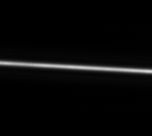
#> input picture h_test_red_horizontal0deg_22m_rot.png, 152 x 136 px
$ python -i sfr_mtf.py   (imports and definitions only)
#> lines starting #> are read from the running program, lines starting #| are printed output that depends on the picture; after the words box and inside, x2 and y2 are one past the last pixel; in counts of white or black regions, pixels touching at a corner belong together
import numpy as np
import numpy.typing as npt
import scipy.signal
import matplotlib.pyplot as plt


def angle_from_slope(slope: float) -> npt.NDArray[np.floating]:
    return np.rad2deg(np.arctan(slope))

def slope_from_angle(angle: float) -> npt.NDArray[np.floating]:
    return np.tan(np.deg2rad(angle))

def centroid(arr, conv_kernel = 3, win_width = 5, verbose = False):
    height, width = arr.shape

    win = np.zeros(arr.shape)
    for i in range(height):
        win_c = np.argmax(np.abs(np.convolve(arr[i, :], np.ones(conv_kernel), 'same')))
        win[i, win_c - win_width:win_c + win_width] = 1.0
    x, _ = np.meshgrid(np.arange(width), np.arange(height))
    sum_arr = np.sum(arr * win, axis=1)
    sum_arr_x = np.sum(arr * win * x, axis=1)
    with np.errstate(divide='ignore', invalid='ignore'):
        centr = sum_arr_x / sum_arr

    if verbose:
        return centr, win, sum_arr, sum_arr_x
    else:
        return centr


def differentiate(arr, kernel):
    if len(arr.shape) == 2:
        # Use 2-d convolution, but with a one-dimensional (row-oriented) kernel
        out = scipy.signal.convolve2d(arr, [kernel], 'same', 'symm')
    else:
        # Input is a one-dimensional array
        out = np.convolve(arr, kernel, 'same')
        out[0] = 0.0
    return out

def find_edge(centr, patch_shape, rotated, angle=None, show_plots=False, verbose=False):

    idx = np.where(np.isfinite(centr))[0][1:-1]
    if angle is None:
        slope, offset = np.polyfit(idx, centr[idx], 1)
    else:
        slope = slope_from_angle(angle)
        offset = np.polyfit(idx, centr[idx] - slope * idx, 0)
    pcoefs = np.polyfit(idx, centr[idx], 2)
    angle = angle_from_slope(slope)

    return pcoefs, slope, offset,angle, idx, patch_shape, centr

    return pcoefs, slope, offset,angle


# [34 lines left out: functions midpoint_slope_and_curvature_from_polynomial, polynomial_from_midpoint_slope_and_curvature, cubic_solver, not called in this run]


def dot(a, b):
    return a[0] * b[0] + a[1] * b[1]


# [171 lines left out: functions calc_distance, project_and_bin, peak_width, filter_window, invalid_value_num, pick_valid_roi_rotation and 1 more, not called in this run]

def calc_sfr(image, oversampling=2, show_plots=0, offset=None, angle=None,
                difference_scheme='central', verbose=False, return_fig=False,
                quadratic_fit=False):
    mtf, status = calc_sfr_core(image, oversampling, show_plots, offset, angle,
                difference_scheme, verbose, return_fig,
                quadratic_fit)
    return mtf, status

def calc_sfr_core(image, oversampling=2, show_plots=0, offset=None, angle=None,
                difference_scheme='central', verbose=False, return_fig=False,
                quadratic_fit=False):
    """"
    Calculate spectral response function (SFR)
    """

    if difference_scheme == 'backward':
        diff_kernel = np.array([1.0, -1.0])
        diff_offset = -0.5
        diff_ft = 4  # factor used in the correction of the numerical derivation
    elif difference_scheme == 'central':
        diff_kernel = np.array([0.5, 0.0, -0.5])
        diff_offset = 0.0
        diff_ft = 2

    # Calculate centroids for the edge transition of each row
    sample_diff = differentiate(image, diff_kernel)
    centr = centroid(sample_diff) + diff_offset

    # Calculate centroids also for the 90° right rotated image
    image_rot90 = image.T[:, ::-1]  # rotate by transposing and mirroring
    sample_diff = differentiate(image_rot90, diff_kernel)
    centr_rot = centroid(sample_diff) + diff_offset

    # Use rotated image if it results in fewer rows without edge transitions
    if np.sum(np.isnan(centr_rot)) < np.sum(np.isnan(centr)):
        verbose and print("Rotating image by 90°")
        image, centr = image_rot90, centr_rot
        rotated = True
    else:
        rotated = False

    pcoefs, slope, offset,angle = find_edge(centr, image.shape, rotated, angle=angle,
                                        show_plots=show_plots, verbose=verbose)

    if abs(angle) < 0.9 : # ingore the less than 0.9 degree slant edge
        return False,   {'rotated': rotated,
                'angle': angle,
                'offset': offset}

    pcoefs = [0.0, slope, offset] if not quadratic_fit else pcoefs

    # Calculate distance (with sign) from each point (x, y) in the
    # image patch "data" to the slanted edge
    dist = calc_distance(image.shape, pcoefs, quadratic_fit=quadratic_fit, verbose=verbose)

    esf = project_and_bin(image, dist, oversampling, verbose=verbose)  # edge spread function
    if esf is False:
        return False,  {'rotated': rotated,
                'angle': angle,
                'offset': offset}

    lsf = differentiate(esf, diff_kernel)  # line spread function

    hann_win, hann_width, idx = filter_window(lsf, oversampling)  # define window to be applied on LSF
    if hann_width >350:  # sorting out no slant edge
        return False,  {'rotated': rotated,
                'angle': angle,
                'offset': offset}

    mtf = calc_mtf(lsf, hann_win, idx, oversampling, diff_ft)

    if show_plots == 4 or return_fig:
        i1, i2 = idx
        nn = (i2 - i1) // 2
        lsf_sign = np.sign(np.mean(lsf[i1:i2] * hann_win))

        fig, ax = plt.subplots()
        ax.plot(esf[i1:i2], 'b.-', label=f"ESF, oversampling: {oversampling:2d}")
        ax.plot(lsf_sign * lsf[i1:i2], 'r.-', label=f"{'-' if lsf_sign < 0 else ''}LSF")
        ax.plot(hann_win * ax.axes.get_ylim()[1] * 1.1, 'g.-', label=f"Hann window, width: {hann_width:d}")
        ax.set_xlim(0, 2 * nn)
        ax2 = ax.twinx()
        ax2.get_yaxis().set_visible(False)
        ax.grid()
        ax.legend(loc='upper left')
        ax.set_xlabel('Bin no.')
        if verbose:
            textstr = '\n'.join([f"Curved edge fit: {quadratic_fit}",
                                    f"Difference scheme: {difference_scheme}"])
            props = dict(facecolor='wheat', alpha=0.5)
            ax.text(0.05, 0.50, textstr, transform=ax.transAxes,
                    verticalalignment='top', bbox=props)

    #angle = angle_from_slope(slope)
    angle_cw = rotated * 90.0 - angle  # angle clockwise (c.w.) from vertical axis
    if angle_cw > 90.0:
        angle_cw -= 180.0
    status = {'rotated': rotated,
                'angle': angle_cw,
                'offset': offset}
    if return_fig:
        status.update({'fig': fig, 'ax': ax})

    return mtf, status

# [140 lines left out: functions plot_centroid_and_stats, plot_dist_and_stats, plot_esf_and_stats, plot_lsf_and_stats, plot_edge_and_stats, plot_filter_window_and_stats and 1 more, not called in this run]

>>> import cv2
>>> picture = cv2.imread('../h_test_red_horizontal0deg_22m_rot.png', cv2.IMREAD_GRAYSCALE)
#> picture is the input picture: shape (136, 152); min 0, max 218, mean 7.4
>>> result = calc_sfr(picture)
#> in differentiate, `out = scipy.signal.convolve2d(arr, [kernel], 'same', 'symm')`:
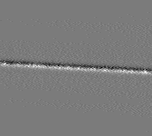
#> out: shape (136, 152) float64; min -8.5, max 9, mean 0.00672; drawn with min black and max white
#> the loop in centroid, `for i in range(height):` made 136 passes
#> win_c on passes 1 to 12: 0, 0, 0, 0, 0, 0, 0, 0, 0, 0, 0, 0
#> after the loop in centroid, `for i in range(height):`:
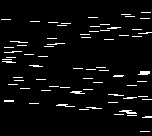
#> win: shape (136, 152) float64; values 0 (black) and 1 (white), 4.5% white in thin lines or dots, all inside (x1, y1, x2, y2) = (1, 12, 152, 132)
#> in centroid, `sum_arr = np.sum(arr * win, axis=1)`: sum_arr = 136 values, max 51.5 at index 72, min -42 at index 62, mean 1.55
#> in centroid, `sum_arr_x = np.sum(arr * win * x, axis=1)`: sum_arr_x = 136 values, max 7423 at index 72, min -4078 at index 67, mean 212
#> in calc_sfr_core, `image_rot90 = image.T[:, ::-1]`:
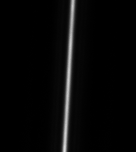
#> image_rot90: shape (152, 136); min 0, max 218, mean 7.4
#> in differentiate (call 2), `out = scipy.signal.convolve2d(arr, [kernel], 'same', 'symm')`:
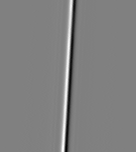
#> out: shape (152, 136) float64; min -69, max 67.5, mean 0; drawn with min black and max white
#> call 2 of centroid, with conv_kernel = 3, win_width = 5, verbose = False
#> the loop in centroid (call 2), `for i in range(height):` made 152 passes
#> win_c on passes 1 to 3: 71, 74, 74
#> after the loop in centroid (call 2), `for i in range(height):`:
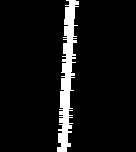
#> win: shape (152, 136) float64; values 0 (black) and 1 (white), 7.4% white; 1 white region, box (x1, y1, x2, y2) and area: (57, 0, 79, 152) 1520
#> in centroid (call 2), `sum_arr = np.sum(arr * win, axis=1)`: sum_arr = 152 values, max 91.5 at index 72, min -38 at index 123, mean 40.72
#> in centroid (call 2), `sum_arr_x = np.sum(arr * win * x, axis=1)`: sum_arr_x = 152 values, max 5734.5 at index 72, min -3128 at index 123, mean 2179.5
#> in centroid (call 2), `centr = sum_arr_x / sum_arr`: centr = 152 values, max 119.8 at index 2, min 49.29 at index 142, mean 69.63
#> in calc_sfr_core, `centr_rot = centroid(sample_diff) + diff_offset`: centr_rot has the same summary as centr in centroid
#> in find_edge, `idx = np.where(np.isfinite(centr))[0][1:-1]`: idx = 150 values from 1 to 150
#> in find_edge, `slope, offset = np.polyfit(idx, centr[idx], 1)`: slope = -0.043; offset = 73.05
#> in find_edge, `pcoefs = np.polyfit(idx, centr[idx], 2)`: pcoefs = [0.00175, -0.307, 79.75]
#> in find_edge, `angle = angle_from_slope(slope)`: angle = -2.46
#> (the run stopped early here; a loop or call above may not have finished)

$ run again, on blue_hori_+22deg_5555_rot.png
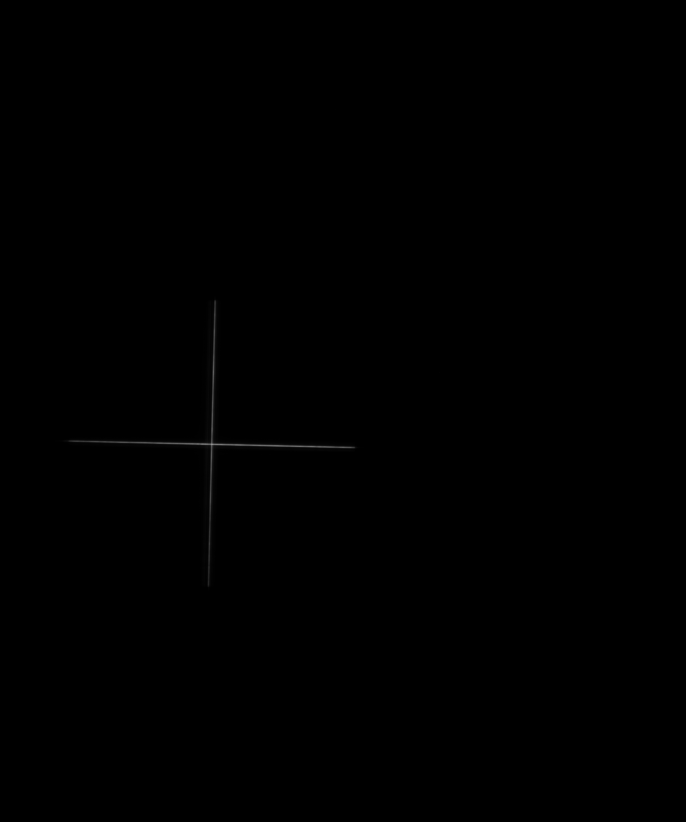
#> input picture blue_hori_+22deg_5555_rot.png, 2056 x 2464 px (shown at 1/3 size)
#> picture is the input picture: shape (2464, 2056); min 0, max 164, mean 0.2
#> the loop in centroid, `for i in range(height):` made 2464 passes
#> win_c on passes 1 to 3: 0, 241, 0
#> after the loop in centroid, `for i in range(height):`:
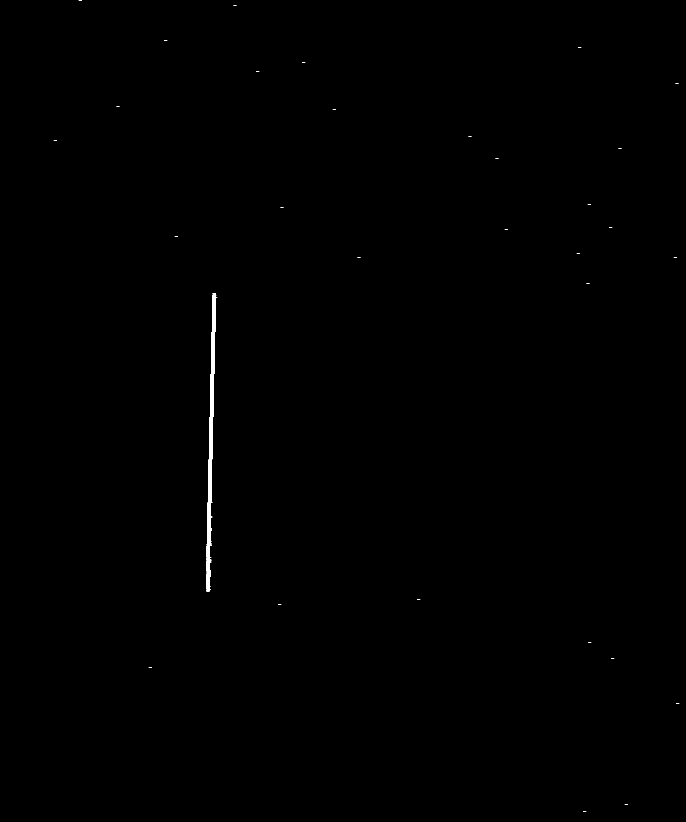
#> win: shape (2464, 2056) float64 (shown at 1/3 size); values 0 (black) and 1 (white), 0.18% white; 33 white regions (31 under 20 px), largest, box (x1, y1, x2, y2) and area: (618, 884, 652, 1773) 8890, (638, 880, 648, 882) 20
#> sum_arr = 2464 values, max 58.5 at index 1287, min -8.5 at index 1506, mean 10.99
#> sum_arr_x = 2464 values, max 36976.5 at index 1287, min -5616.5 at index 1506, mean 6920.3
#> out: shape (2056, 2464) float64
#> after the loop in centroid (call 2), `for i in range(height):`:
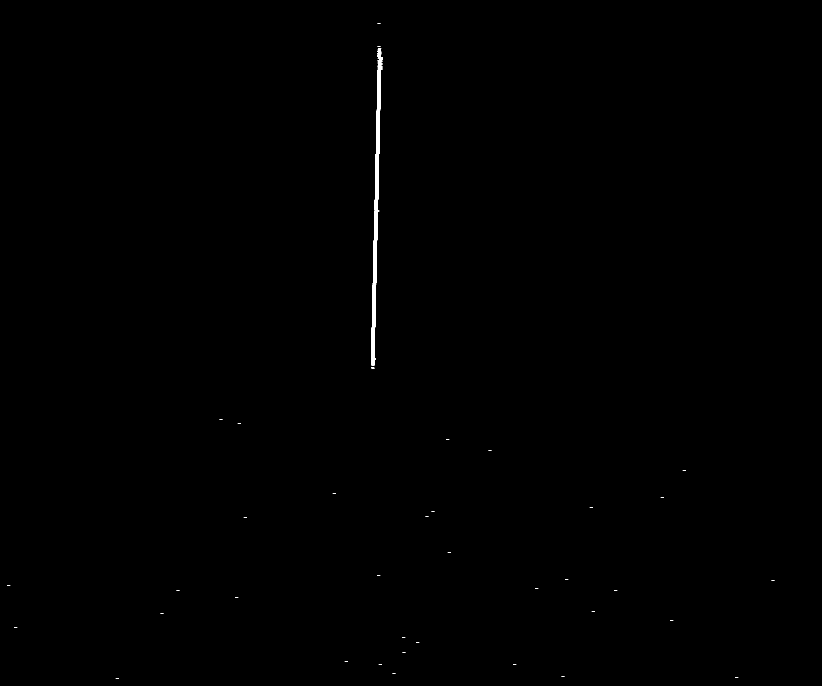
#> win: shape (2056, 2464) float64 (shown at 1/3 size); values 0 (black) and 1 (white), 0.19% white; 44 white regions (42 under 20 px), largest, box (x1, y1, x2, y2) and area: (1114, 159, 1148, 1095) 9360, (1132, 153, 1144, 158) 50
#> sum_arr = 2056 values, max 67.5 at index 722, min -24.5 at index 632, mean 16.52
#> sum_arr_x = 2056 values, max 75865.5 at index 722, min -28049.5 at index 632, mean 18544.6
#> idx = 922 values from 163 to 1090
#> slope = -0.0261; offset = 1140.6
#> pcoefs = [2.24e-05, -0.0541, 1147.8]
#> angle = -1.49
